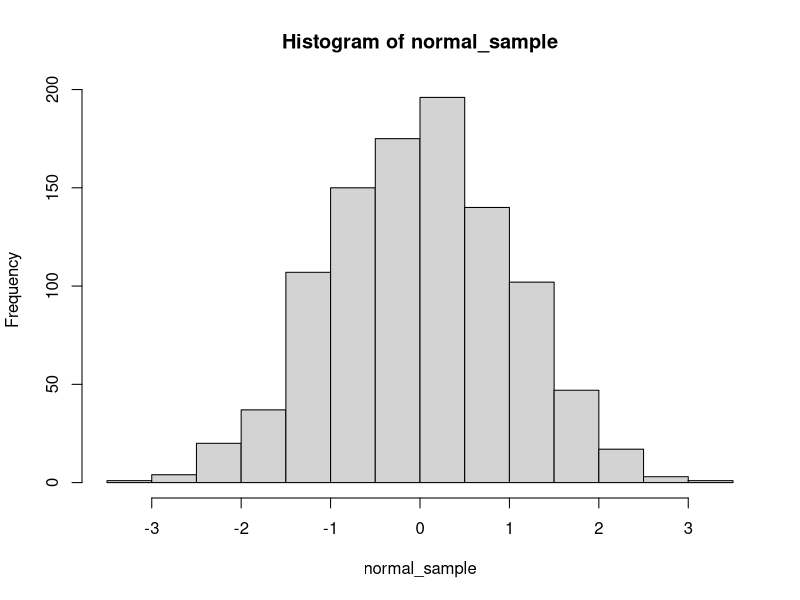
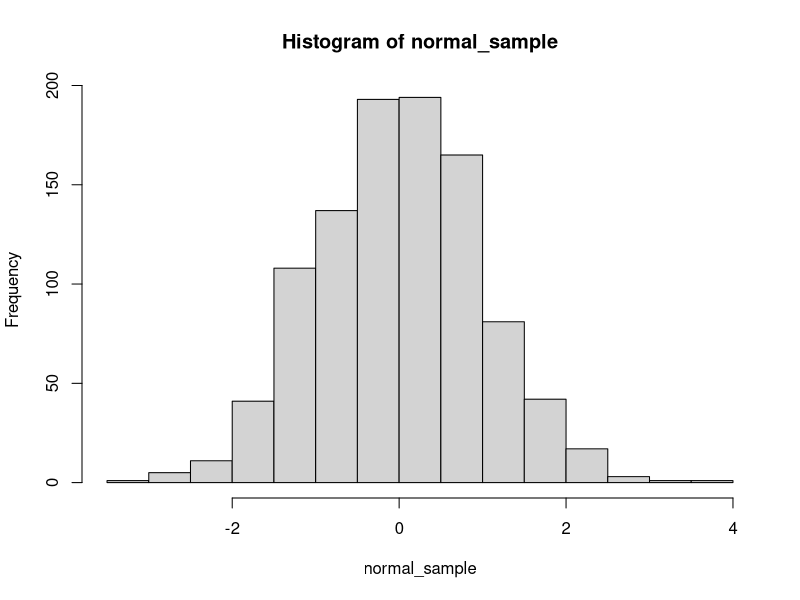

Recreate these plots in R, in order.
## ---- chunk 1
x <- seq(from=0, to=1, by=0.1)
cube_root_x <- rep(0, length(x))
for(i in 1:length(x)){
  cube_root_x[i] <- x[i]^(1/3)
}
cube_root_x
## ---- chunk 2
x <- seq(from=0, to=2, by=0.05)
cube_root_x <- rep(0, length(x))
for(i in 1:length(x)){
  cube_root_x[i] <- x[i]^(1/3)
}
cube_root_x
## ---- chunk 3
x <- seq(from=0, to=1, by=0.1)
cube_root_x <- x^(1/3)
cube_root_x
## ---- chunk 4
n <- 1000
normal_sample <- rep(NA, n)
for(i in 1:n){
  normal_sample[i] <- rnorm(n=1, mean=0, sd=1)
}
hist(normal_sample)
## ---- chunk 5
normal_sample <- rnorm(1000)
hist(normal_sample)
